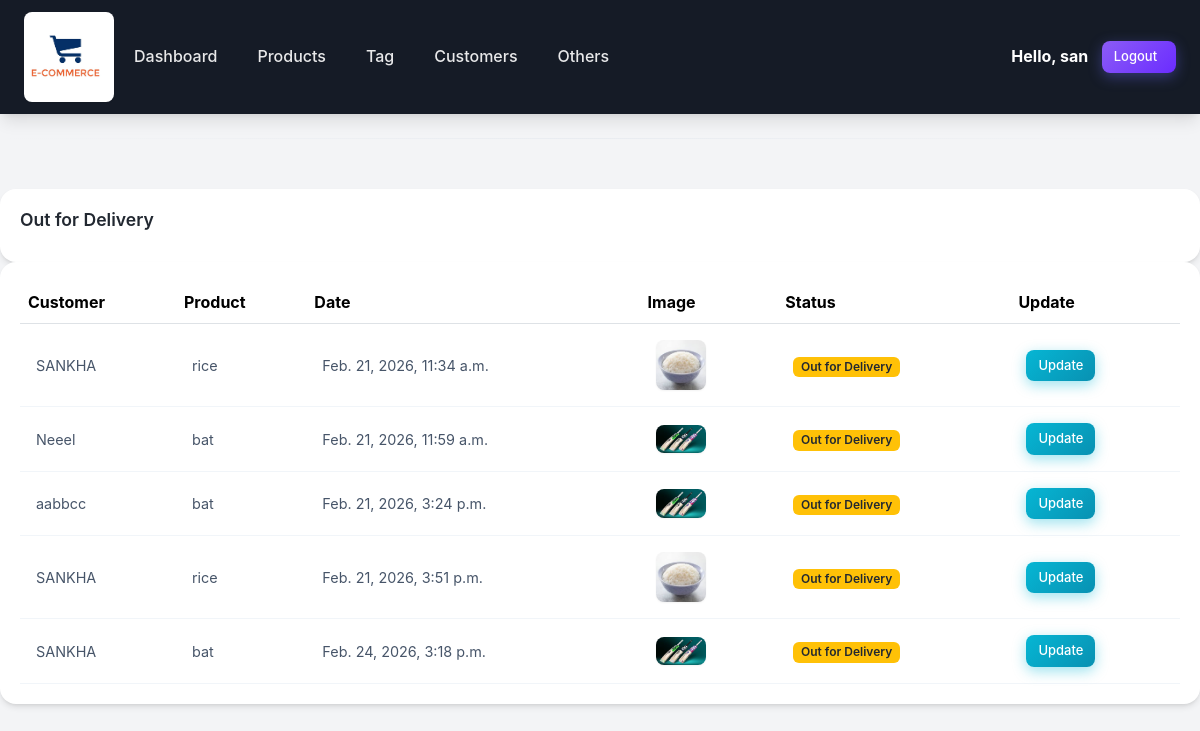
/out_for_delivery/ (signed in), run on the app's committed database.
### acc/models.py (models this page shows, shortened)
class Order(models.Model):
    STATUS = (
        ('Pending','Pending'),
        ('Out for delivery','Out for delivery'),
        ('Delivered','Delivered'),
    )
    customer=models.ForeignKey(Customer,null=True,on_delete=models.CASCADE)
    product=models.ForeignKey(Product,null=True,on_delete=models.CASCADE)
    date_created=models.DateTimeField(auto_now_add=True,null=True)
    status=models.CharField(max_length=100,null=True, choices=STATUS)

class Customer(models.Model):
    name=models.CharField(max_length=200,null=True)
    phone=models.CharField(max_length=200,null=True)
    email=models.CharField(max_length=200,null=True)
    date_created=models.DateTimeField(auto_now_add=True)
    def __str__(self):
        return self.name

class Product(models.Model):
    CATEGORY=(
        ('Indoor','Indoor'),
        ('Out door','Out door'),
    )
    name=models.CharField(max_length=200,null=True)
    price=models.FloatField(null=True)
    category=models.CharField(max_length=200,null=True,choices=CATEGORY)
    description=models.CharField(max_length=250,null=True,blank=True)
    date_created=models.DateTimeField(auto_now_add=True,null=True)
    pic=models.ImageField(blank=True,upload_to="product_image/")
    tags=models.ManyToManyField(Tag)
    def __str__(self):
        return self.name

### acc/views.py (the view)
# urls.py: path('out_for_delivery/', views.out_for_delivery, name='out_for_delivery'),
@login_required(login_url='login')
def out_for_delivery(request):
    orders = Order.objects.filter(status='Out for delivery')
    context = {'orders': orders}
    return render(request, 'acc/out_for_delivery.html', context)

### template/acc/out_for_delivery.html
{% extends 'base.html' %}
{% load static %}
{% block content %}
<br>
<div class="row">
    <div class="col-md">
        <div class="card card-body">
            <h5>Out for Delivery</h5>
        </div>
        <div class="card card-body">
            <table class="table">
                <tr>
                    <th>Customer</th>
                    <th>Product</th>
                    <th>Date</th>
                    <th>Image</th>
                    <th>Status</th>
                    <th>Update</th>
                </tr>
                {% for i in orders %}
                <tr>
                    <td>{{ i.customer }}</td>
                    <td>{{ i.product }}</td>
                    <td>{{ i.date_created }}</td>
                    <td>
                        {% if i.product.pic %}
                            <img src="{{ i.product.pic.url }}" height="50" width="50">
                        {% else %}
                            <span class="text-muted">No Image</span>
                        {% endif %}
                    </td>
                    <td>
                        <span class="badge bg-warning text-dark">Out for Delivery</span>
                    </td>
                    <td>
                        <a href="{% url 'update_order' i.id %}" class="btn btn-sm btn-info">
                            Update
                        </a>
                    </td>
                </tr>
                {% endfor %}
            </table>
        </div>
    </div>
</div>
{% endblock %}

### template/navbar.html (shortened to what this page needs)
{% load static %}
<nav class="navbar navbar-expand-lg navbar-dark bg-dark">
  <img src="{% static 'images/ecommerce.jpg' %}" height="120" width="90">
  <div class="collapse navbar-collapse" id="navbarNav">
    <ul class="navbar-nav">
      <li class="nav-item active">
        <a class="nav-link" href="{% url 'home' %}">Dashboard</a>
      </li>
      <li class="nav-item">
        <a class="nav-link" href="{% url 'product' %}">Products</a>
      </li>
      <li class="nav-item">
        <a class="nav-link" href="{% url 'tag' %}">Tag</a>
      </li>
      <li class="nav-item">
        <a class="nav-link" href="{% url 'customers' %}">Customers</a>
      </li>
      <li class="nav-item">
        <a class="nav-link" href="{% url 'image' %}">Others</a>
      </li>
    </ul>
  </div>
  <span class="hello-msg text-white"><strong>Hello,</strong><strong> {{request.user}}</strong>&nbsp;&nbsp;&nbsp; </span>
  <span><a class="btn btn-primary btn-sm" href="{% url 'logout' %}">Logout&nbsp;&nbsp;</a></span>
</nav>

### static/css/style.css (style rules this page uses)
:root { --primary-color: #8b5cf6; --primary-dark: #6b2cff; --primary-light: #a77dff; --secondary-color: #64748b; --success-color: #10b981; --warning-color: #f59e0b; --danger-color: #ef4444; --info-color: #06b6d4; --dark-color: #151b26; --light-color: #f3f4f6; --white: #ffffff; --black: #000000; --gray-100: #f1f5f9; --gray-200: #e2e8f0; --gray-300: #cbd5e1; --gray-400: #94a3b8; --gray-500: #64748b; --gray-600: #475569; --gray-700: #222831; --shadow-sm: 0 1px 2px 0 rgb(0 0 0 / 0.05); --shadow-md: 0 4px 6px -1px rgb(0 0 0 / 0.1), 0 2px 4px -2px rgb(0 0 0 / 0.1); --shadow-lg: 0 10px 15px -3px rgb(0 0 0 / 0.1), 0 4px 6px -4px rgb(0 0 0 / 0.1); --shadow-xl: 0 20px 25px -5px rgb(0 0 0 / 0.1), 0 8px 10px -6px rgb(0 0 0 / 0.1); --radius-sm: 0.375rem; --radius-md: 0.5rem; --radius-lg: 0.75rem; --radius-xl: 1rem; --transition: all 0.3s ease; }
* { margin: 0; padding: 0; box-sizing: border-box; }
body { background: var(--light-color); color: var(--gray-700); font-family: 'Inter', -apple-system, BlinkMacSystemFont, 'Segoe UI', Roboto, sans-serif; min-height: 100vh; line-height: 1.6; }
.navbar { background: var(--dark-color) !important; padding: 0.75rem 1.5rem; box-shadow: var(--shadow-lg); }
.navbar-dark .navbar-nav .nav-link { color: rgba(255, 255, 255, 0.9); font-weight: 500; padding: 0.5rem 1rem; border-radius: var(--radius-md); transition: var(--transition); margin: 0 0.25rem; }
.card { border: none; border-radius: var(--radius-xl); box-shadow: var(--shadow-md); transition: var(--transition); background: var(--white); overflow: hidden; }
.card-body { padding: 1.25rem; }
.table { margin-bottom: 0; width: 100%; }
.table tbody td { padding: 1rem; vertical-align: middle; border-bottom: 1px solid var(--gray-100); color: var(--gray-600); font-size: 0.9rem; }
.table tbody tr { transition: var(--transition); }
.btn { font-weight: 500; padding: 0.5rem 1rem; border-radius: var(--radius-md); transition: var(--transition); font-size: 0.875rem; border: none; cursor: pointer; text-decoration: none; display: inline-block; }
.btn-primary { background: linear-gradient(135deg, var(--primary-color) 0%, var(--primary-dark) 100%); color: var(--white); box-shadow: 0 4px 14px rgba(99, 102, 241, 0.4); }
.btn-info { background: linear-gradient(135deg, var(--info-color) 0%, #0891b2 100%); color: var(--white); box-shadow: 0 4px 14px rgba(6, 182, 212, 0.4); }
.btn-sm { padding: 0.375rem 0.75rem; font-size: 0.8125rem; }
img { max-width: 100%; height: auto; border-radius: var(--radius-md); box-shadow: var(--shadow-sm); transition: var(--transition); }
h1, h2, h3, h4, h5, h6 { color: var(--gray-700); font-weight: 600; margin-bottom: 1rem; }
h5 { font-size: 1.1rem; color: var(--gray-700); margin-bottom: 0.75rem; }
a { text-decoration: none; transition: var(--transition); }
.row { margin: 0 -0.75rem; }
.row > [class*="col"] { padding: 0 0.75rem; }
.text-dark { color: var(--gray-700) !important; }
.card { animation: fadeInUp 0.5s ease forwards; }
.col-md .card:nth-child(1) { animation-delay: 0.05s; }
.col-md .card:nth-child(2) { animation-delay: 0.1s; }
.badge { padding: 0.35em 0.65em; font-size: 0.75rem; font-weight: 600; border-radius: var(--radius-sm); }

### data on the page
Order: customer "SANKHA", product "rice", date_created "Feb. 21, 2026, 11:34 a.m.", product.pic (picture)
Order: customer "Neeel", product "bat", date_created "Feb. 21, 2026, 11:59 a.m.", product.pic (picture)
Order: customer "aabbcc", product "bat", date_created "Feb. 21, 2026, 3:24 p.m.", product.pic (picture)
Order: customer "SANKHA", product "rice", date_created "Feb. 21, 2026, 3:51 p.m.", product.pic (picture)
Order: customer "SANKHA", product "bat", date_created "Feb. 24, 2026, 3:18 p.m.", product.pic (picture)

### other printed values
{{ request.user }} "san"
